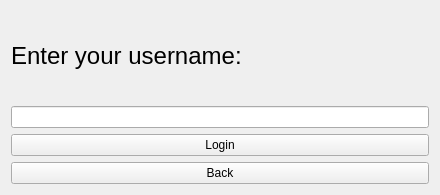
<?xml version="1.0" encoding="UTF-8"?>
<ui version="4.0">
 <class>Form</class>
 <widget class="QWidget" name="Form">
  <property name="geometry">
   <rect>
    <x>0</x>
    <y>0</y>
    <width>440</width>
    <height>195</height>
   </rect>
  </property>
  <property name="windowTitle">
   <string>Form</string>
  </property>
  <layout class="QVBoxLayout" name="verticalLayout">
   <item>
    <widget class="QLabel" name="label">
     <property name="font">
      <font>
       <pointsize>18</pointsize>
      </font>
     </property>
     <property name="text">
      <string>Enter your username:</string>
     </property>
    </widget>
   </item>
   <item>
    <widget class="QLineEdit" name="usernameField"/>
   </item>
   <item>
    <widget class="QPushButton" name="logButton">
     <property name="text">
      <string>Login</string>
     </property>
    </widget>
   </item>
   <item>
    <widget class="QPushButton" name="backButton">
     <property name="text">
      <string>Back</string>
     </property>
    </widget>
   </item>
  </layout>
 </widget>
 <resources/>
 <connections/>
</ui>
